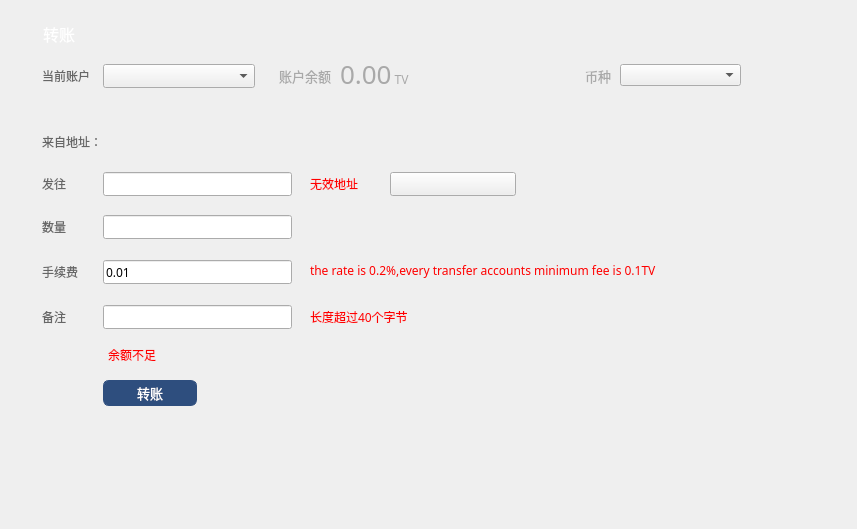
<?xml version="1.0" encoding="UTF-8"?>
<ui version="4.0">
 <class>TransferPage</class>
 <widget class="QWidget" name="TransferPage">
  <property name="geometry">
   <rect>
    <x>0</x>
    <y>0</y>
    <width>857</width>
    <height>529</height>
   </rect>
  </property>
  <property name="font">
   <font>
    <family>微软雅黑</family>
   </font>
  </property>
  <property name="windowTitle">
   <string>Form</string>
  </property>
  <property name="styleSheet">
   <string notr="true"/>
  </property>
  <widget class="QLabel" name="balanceLabel">
   <property name="geometry">
    <rect>
     <x>340</x>
     <y>56</y>
     <width>271</width>
     <height>30</height>
    </rect>
   </property>
   <property name="font">
    <font>
     <family>微软雅黑</family>
     <pointsize>20</pointsize>
    </font>
   </property>
   <property name="styleSheet">
    <string notr="true">color: rgb(169, 169, 169);</string>
   </property>
   <property name="text">
    <string>&lt;html&gt;&lt;head/&gt;&lt;body&gt;&lt;p&gt;&lt;span style=&quot; font-size:26px;&quot;&gt;0.00&lt;/span&gt;&lt;span style=&quot; font-size:12px;&quot;&gt; TV&lt;/span&gt;&lt;/p&gt;&lt;/body&gt;&lt;/html&gt;</string>
   </property>
  </widget>
  <widget class="QLabel" name="addressLabel2">
   <property name="geometry">
    <rect>
     <x>42</x>
     <y>134</y>
     <width>65</width>
     <height>16</height>
    </rect>
   </property>
   <property name="font">
    <font>
     <family>微软雅黑</family>
    </font>
   </property>
   <property name="styleSheet">
    <string notr="true">color: rgb(102,102,102);</string>
   </property>
   <property name="text">
    <string>来自地址：</string>
   </property>
  </widget>
  <widget class="QLabel" name="balanceLabel2">
   <property name="geometry">
    <rect>
     <x>260</x>
     <y>64</y>
     <width>71</width>
     <height>24</height>
    </rect>
   </property>
   <property name="font">
    <font>
     <family>微软雅黑</family>
     <pointsize>10</pointsize>
    </font>
   </property>
   <property name="styleSheet">
    <string notr="true">color: rgb(169, 169, 169);</string>
   </property>
   <property name="text">
    <string>账户余额</string>
   </property>
   <property name="alignment">
    <set>Qt::AlignRight|Qt::AlignTrailing|Qt::AlignVCenter</set>
   </property>
  </widget>
  <widget class="QLabel" name="addressLabel">
   <property name="geometry">
    <rect>
     <x>110</x>
     <y>130</y>
     <width>500</width>
     <height>24</height>
    </rect>
   </property>
   <property name="font">
    <font>
     <family>微软雅黑</family>
     <pointsize>12</pointsize>
    </font>
   </property>
   <property name="styleSheet">
    <string notr="true">color: rgb(102,102,102);</string>
   </property>
   <property name="text">
    <string/>
   </property>
   <property name="textInteractionFlags">
    <set>Qt::TextSelectableByMouse</set>
   </property>
  </widget>
  <widget class="QLabel" name="changeAccountLabel">
   <property name="geometry">
    <rect>
     <x>42</x>
     <y>64</y>
     <width>61</width>
     <height>24</height>
    </rect>
   </property>
   <property name="font">
    <font>
     <family>微软雅黑</family>
     <pointsize>9</pointsize>
    </font>
   </property>
   <property name="styleSheet">
    <string notr="true">color: rgb(102,102,102);</string>
   </property>
   <property name="text">
    <string>当前账户</string>
   </property>
  </widget>
  <widget class="QLabel" name="messageLabel">
   <property name="geometry">
    <rect>
     <x>42</x>
     <y>309</y>
     <width>51</width>
     <height>16</height>
    </rect>
   </property>
   <property name="font">
    <font>
     <family>微软雅黑</family>
     <pointsize>9</pointsize>
    </font>
   </property>
   <property name="styleSheet">
    <string notr="true">color: rgb(102,102,102);</string>
   </property>
   <property name="text">
    <string>备注</string>
   </property>
  </widget>
  <widget class="QLineEdit" name="messageLineEdit">
   <property name="geometry">
    <rect>
     <x>103</x>
     <y>305</y>
     <width>189</width>
     <height>24</height>
    </rect>
   </property>
   <property name="contextMenuPolicy">
    <enum>Qt::DefaultContextMenu</enum>
   </property>
   <property name="styleSheet">
    <string notr="true"/>
   </property>
  </widget>
  <widget class="QLabel" name="sendtoLabel">
   <property name="geometry">
    <rect>
     <x>42</x>
     <y>176</y>
     <width>51</width>
     <height>16</height>
    </rect>
   </property>
   <property name="font">
    <font>
     <family>微软雅黑</family>
     <pointsize>9</pointsize>
    </font>
   </property>
   <property name="styleSheet">
    <string notr="true">color: rgb(102,102,102);</string>
   </property>
   <property name="text">
    <string>发往</string>
   </property>
  </widget>
  <widget class="QLabel" name="amountLabel">
   <property name="geometry">
    <rect>
     <x>42</x>
     <y>219</y>
     <width>51</width>
     <height>16</height>
    </rect>
   </property>
   <property name="font">
    <font>
     <family>微软雅黑</family>
     <pointsize>9</pointsize>
    </font>
   </property>
   <property name="styleSheet">
    <string notr="true">color: rgb(102,102,102);</string>
   </property>
   <property name="text">
    <string>数量</string>
   </property>
  </widget>
  <widget class="QToolButton" name="sendBtn">
   <property name="geometry">
    <rect>
     <x>103</x>
     <y>380</y>
     <width>94</width>
     <height>26</height>
    </rect>
   </property>
   <property name="font">
    <font>
     <family>微软雅黑</family>
     <pointsize>10</pointsize>
    </font>
   </property>
   <property name="cursor">
    <cursorShape>PointingHandCursor</cursorShape>
   </property>
   <property name="focusPolicy">
    <enum>Qt::NoFocus</enum>
   </property>
   <property name="styleSheet">
    <string notr="true">QToolButton{color:white;border:1px solid  rgb(46,78,126);border-radius:6px;
background-color: rgb(46,78,126);}
QToolButton:hover{background-color:rgb(66,98,146);}
QToolButton:disabled{background-color:#cecece;}</string>
   </property>
   <property name="text">
    <string>转账</string>
   </property>
  </widget>
  <widget class="QLineEdit" name="amountLineEdit">
   <property name="geometry">
    <rect>
     <x>103</x>
     <y>215</y>
     <width>189</width>
     <height>24</height>
    </rect>
   </property>
   <property name="contextMenuPolicy">
    <enum>Qt::DefaultContextMenu</enum>
   </property>
   <property name="styleSheet">
    <string notr="true"/>
   </property>
   <property name="maxLength">
    <number>20</number>
   </property>
  </widget>
  <widget class="QLabel" name="feeLabel">
   <property name="geometry">
    <rect>
     <x>42</x>
     <y>264</y>
     <width>51</width>
     <height>16</height>
    </rect>
   </property>
   <property name="font">
    <font>
     <family>微软雅黑</family>
     <pointsize>9</pointsize>
    </font>
   </property>
   <property name="styleSheet">
    <string notr="true">color: rgb(102,102,102);</string>
   </property>
   <property name="text">
    <string>手续费</string>
   </property>
  </widget>
  <widget class="QLineEdit" name="feeLineEdit">
   <property name="geometry">
    <rect>
     <x>103</x>
     <y>260</y>
     <width>189</width>
     <height>24</height>
    </rect>
   </property>
   <property name="cursor">
    <cursorShape>IBeamCursor</cursorShape>
   </property>
   <property name="contextMenuPolicy">
    <enum>Qt::DefaultContextMenu</enum>
   </property>
   <property name="styleSheet">
    <string notr="true"/>
   </property>
   <property name="text">
    <string>0.01</string>
   </property>
   <property name="maxLength">
    <number>20</number>
   </property>
   <property name="readOnly">
    <bool>false</bool>
   </property>
  </widget>
  <widget class="QLabel" name="tipLabel3">
   <property name="geometry">
    <rect>
     <x>108</x>
     <y>347</y>
     <width>161</width>
     <height>16</height>
    </rect>
   </property>
   <property name="cursor">
    <cursorShape>ArrowCursor</cursorShape>
   </property>
   <property name="styleSheet">
    <string notr="true">color: rgb(255, 0, 0);</string>
   </property>
   <property name="text">
    <string>余额不足</string>
   </property>
  </widget>
  <widget class="QLabel" name="tipLabel4">
   <property name="geometry">
    <rect>
     <x>310</x>
     <y>174</y>
     <width>71</width>
     <height>20</height>
    </rect>
   </property>
   <property name="styleSheet">
    <string notr="true">color: rgb(255, 0, 0);</string>
   </property>
   <property name="text">
    <string>无效地址</string>
   </property>
  </widget>
  <widget class="QToolButton" name="addContactBtn">
   <property name="geometry">
    <rect>
     <x>390</x>
     <y>172</y>
     <width>126</width>
     <height>24</height>
    </rect>
   </property>
   <property name="cursor">
    <cursorShape>PointingHandCursor</cursorShape>
   </property>
   <property name="focusPolicy">
    <enum>Qt::NoFocus</enum>
   </property>
   <property name="text">
    <string/>
   </property>
  </widget>
  <widget class="QLabel" name="delegateLabel2">
   <property name="geometry">
    <rect>
     <x>43</x>
     <y>23</y>
     <width>60</width>
     <height>21</height>
    </rect>
   </property>
   <property name="font">
    <font>
     <family>微软雅黑</family>
     <pointsize>12</pointsize>
    </font>
   </property>
   <property name="styleSheet">
    <string notr="true">color: rgb(255, 255, 255);</string>
   </property>
   <property name="text">
    <string>转账</string>
   </property>
  </widget>
  <widget class="QComboBox" name="accountComboBox">
   <property name="geometry">
    <rect>
     <x>103</x>
     <y>64</y>
     <width>152</width>
     <height>24</height>
    </rect>
   </property>
   <property name="font">
    <font>
     <family>微软雅黑</family>
     <weight>50</weight>
     <bold>false</bold>
    </font>
   </property>
   <property name="focusPolicy">
    <enum>Qt::NoFocus</enum>
   </property>
  </widget>
  <widget class="QLineEdit" name="sendtoLineEdit">
   <property name="geometry">
    <rect>
     <x>103</x>
     <y>172</y>
     <width>189</width>
     <height>24</height>
    </rect>
   </property>
   <property name="contextMenuPolicy">
    <enum>Qt::DefaultContextMenu</enum>
   </property>
   <property name="styleSheet">
    <string notr="true"/>
   </property>
  </widget>
  <widget class="QLabel" name="tipLabel6">
   <property name="geometry">
    <rect>
     <x>310</x>
     <y>307</y>
     <width>221</width>
     <height>20</height>
    </rect>
   </property>
   <property name="styleSheet">
    <string notr="true">color: rgb(255, 0, 0);</string>
   </property>
   <property name="text">
    <string>长度超过40个字节</string>
   </property>
  </widget>
  <widget class="QComboBox" name="assetComboBox">
   <property name="geometry">
    <rect>
     <x>620</x>
     <y>64</y>
     <width>121</width>
     <height>22</height>
    </rect>
   </property>
  </widget>
  <widget class="QLabel" name="assetLabel">
   <property name="geometry">
    <rect>
     <x>570</x>
     <y>64</y>
     <width>41</width>
     <height>24</height>
    </rect>
   </property>
   <property name="font">
    <font>
     <family>微软雅黑</family>
     <pointsize>10</pointsize>
    </font>
   </property>
   <property name="styleSheet">
    <string notr="true">color: rgb(169, 169, 169);</string>
   </property>
   <property name="text">
    <string>币种</string>
   </property>
   <property name="alignment">
    <set>Qt::AlignRight|Qt::AlignTrailing|Qt::AlignVCenter</set>
   </property>
  </widget>
  <widget class="QLabel" name="tipLabel6_2">
   <property name="geometry">
    <rect>
     <x>310</x>
     <y>260</y>
     <width>361</width>
     <height>20</height>
    </rect>
   </property>
   <property name="styleSheet">
    <string notr="true">color: rgb(255, 0, 0);</string>
   </property>
   <property name="text">
    <string>the rate is 0.2%,every transfer accounts minimum fee is 0.1TV</string>
   </property>
  </widget>
 </widget>
 <tabstops>
  <tabstop>amountLineEdit</tabstop>
  <tabstop>feeLineEdit</tabstop>
  <tabstop>messageLineEdit</tabstop>
  <tabstop>sendBtn</tabstop>
  <tabstop>addContactBtn</tabstop>
 </tabstops>
 <resources/>
 <connections/>
</ui>
